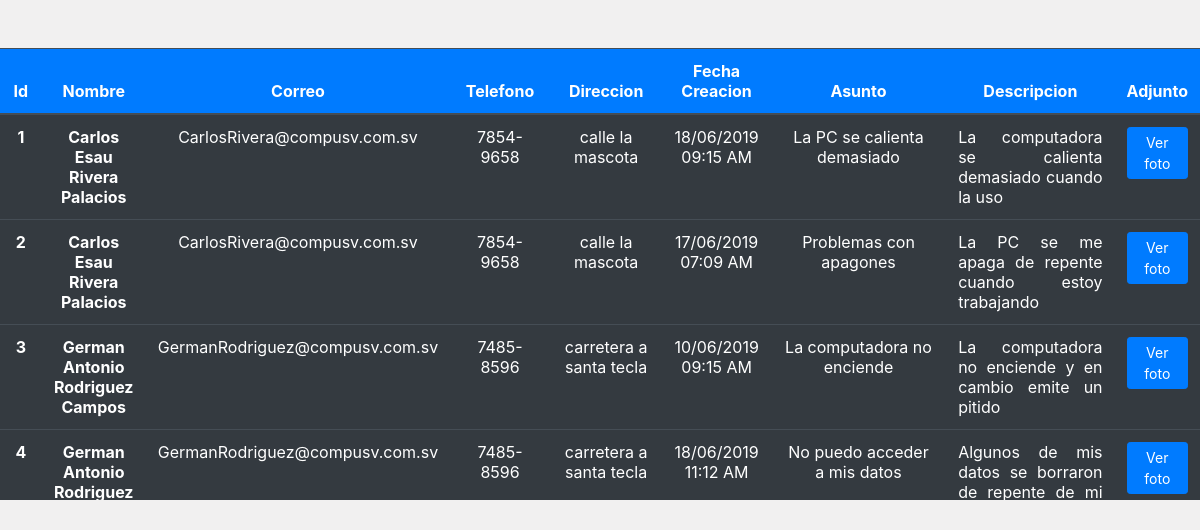
Screenshot of /vistas/indexTickets.php (signed in) with the database file from the repository.
### tables this page shows
CREATE TABLE `ticket` (
  `idTicket` int(11) NOT NULL,
  `fechaCreacion` datetime NOT NULL,
  `asunto` varchar(75) NOT NULL,
  `descripcion` varchar(600) NOT NULL,
  `adjunto` varchar(255) DEFAULT NULL,
  `idCliente` varchar(11) NOT NULL,
  `estado` int(1) NOT NULL
);

CREATE TABLE `cliente` (
  `idCliente` varchar(11) NOT NULL,
  `nombreCompleto` varchar(50) NOT NULL,
  `fechaNac` date NOT NULL,
  `direccion` varchar(75) NOT NULL,
  `telefono` varchar(9) NOT NULL,
  `dui` varchar(10) NOT NULL,
  `userid` int(11) NOT NULL,
  `idDepartamento` int(11) NOT NULL,
  `estado` int(1) NOT NULL
);

### modelos/clsConexion.php (called while the page is built, shortened)
<?php
	class clsConexion{
		private $conexion;
		public function __construct(){
			$this->servidor = "localhost";
			$this->usuario = "root";
			$this->clave = "";
			$this->base = "bdsistema";
			$this->conexion = new mysqli($this->servidor, $this->usuario, $this->clave, $this->base);
			$this->conexion->set_charset("utf8");
		}
		public function ejecutarConsulta($sql){
			$contenedor = $this->conexion->query($sql);
			return $contenedor->fetch_all();
		}
	}
?>

### dao/Ticket.dao.php (called while the page is built, shortened)
<?php
	require_once('../modelos/clsConexion.php');
	class TicketDao{
		public static function listarDatos($tipo,$dato){
			$con = new clsConexion();
			$query = "";
			if($tipo==1){
				$query = "SELECT T.idTicket, C.nombreCompleto, C.telefono, T.fechaCreacion, T.asunto, T.descripcion, T.adjunto, C.direccion FROM ticket AS t INNER JOIN cliente as C WHERE C.idCliente = T.idCliente AND T.estado!='0' ORDER BY T.idTicket ASC ";
			}
			else{
				$query = "SELECT T.idTicket, C.nombreCompleto, C.telefono, T.fechaCreacion, T.asunto, T.descripcion, T.adjunto, C.direccion FROM ticket AS t INNER JOIN cliente as C WHERE C.idCliente = T.idCliente AND T.idCliente='". $dato ."' AND T.estado!='0' ";
			}
			$contenedor = $con->ejecutarConsulta($query);
			return $contenedor;
		}
	}
?>

### vistas/indexTickets.php (the view, shortened to what this page needs)
<?php
	require_once('../dao/Ticket.dao.php');
	require_once "scripts.php";
	$tipo = 1;
	$dato = "";
?>
<!DOCTYPE html>
<html>
<head>
</head>
<body>
	<div class="container-fluid">
		<div class="row">
			<div id="contenedorTabla" class="table-responsive">
				<br><br><table id="dgv" class="table  table-hover table-dark">
					  <thead>
						    <tr class="bg-primary">
							    <th scope="col">Id</th>
							    <th scope="col">Nombre</th>
							    <th scope="col">Correo</th>
							    <th scope="col">Telefono</th>
							    <th scope="col">Direccion</th>
							    <th scope="col">Fecha Creacion</th>
							    <th scope="col">Asunto</th>
							    <th  scope="col">Descripcion</th>
							    <th scope="col">Adjunto</th>
						    </tr>
					  </thead>
					  <tbody id="cuerpoTabla">
						<?php foreach(TicketDao::listarDatos($tipo,$dato) as $fila): ?>
						<?php $nombre  = $fila[1]; $correo = explode(" ", $nombre); $len = count($correo);$salida="";
						if($len==1){$salida=$correo[0]."@compusv.com.sv";}if($len==2){$salida=$correo[0].$correo[1]."@compusv.com.sv";}if($len>=3){$salida=$correo[0].$correo[2]."@compusv.com.sv";}
							$len = strlen($fila[6]); if(is_null($fila[6]) || $len<4)
							{$btn = "<button disabled class='btn btn-sm btn-primary'>Sin foto</button>";}
							else{$btn = "<button id='". $fila[6] ."' class='foto btn btn-sm btn-primary'>Ver foto</button>";}
						?>
							<tr>
								<th style="text-align: center; width: 1%;"><?=$fila[0]?></th>
								<th style="text-align: center; width: 8%;"><?=$fila[1]?></th>
								<td style="text-align: center; width: 8%;"><?= $salida ?></td>
								<td style="text-align: center; width: 17%;"><?=$fila[2]?></td>
								<td style="text-align: center; width: 8%;"><?=$fila[7]?></td>
								<td style="text-align: center; width: 8%;"><?=date("d/m/Y h:i A", strtotime($fila[3])); ?></td>
								<td style="text-align: center; width: 5%;"><?=$fila[4]?></td>
								<td style="text-align: justify; width: 48%;"><?= $fila[5] ?></td>
								<td style="text-align: center; width: 3%;"><?= $btn ?></td>
							</tr>
						<?php endforeach ?>
					  </tbody>
				</table>
			</div>
		</div>
	</div>
</body>
</html>

### vistas/scripts.php (shortened to what this page needs)
<link rel="stylesheet" type="text/css" href="../plugins/bootstrap/bootstrap.min.css">
<link rel="stylesheet" type="text/css" href="../plugins/fontawesome/css/all.min.css">
<link rel="stylesheet" type="text/css" href="../css/sweetalert2.min.css">

### vistas/indexTickets.php (style rules this page uses)
body { background-color: #F1F0F0; }
#contenedorTabla { height: 500px; overflow: scroll; }
#dgv th,td { text-align: center; }

### rows the page displays
ticket: idTicket "1", idCliente.nombreCompleto "Carlos Esau Rivera Palacios", idCliente.nombreCompleto "CarlosRivera@compusv.com.sv", idCliente.telefono "7854-9658", idCliente.direccion "calle la mascota", fechaCreacion "18/06/2019 09:15 AM", asunto "La PC se calienta demasiado", descripcion "La computadora se calienta demasiado cuando la uso"
ticket: idTicket "2", idCliente.nombreCompleto "Carlos Esau Rivera Palacios", idCliente.nombreCompleto "CarlosRivera@compusv.com.sv", idCliente.telefono "7854-9658", idCliente.direccion "calle la mascota", fechaCreacion "17/06/2019 07:09 AM", asunto "Problemas con apagones", descripcion "La PC se me apaga de repente cuando estoy trabajando"
ticket: idTicket "3", idCliente.nombreCompleto "German Antonio Rodriguez Campos", idCliente.nombreCompleto "GermanRodriguez@compusv.com.sv", idCliente.telefono "7485-8596", idCliente.direccion "carretera a santa tecla", fechaCreacion "10/06/2019 09:15 AM", asunto "La computadora no enciende", descripcion "La computadora no enciende y en cambio emite un pitido"
ticket: idTicket "4", idCliente.nombreCompleto "German Antonio Rodriguez…", idCliente.nombreCompleto "GermanRodriguez@compusv.com.sv", idCliente.telefono "7485-8596", idCliente.direccion "carretera a santa tecla", fechaCreacion "18/06/2019 11:12 AM", asunto "No puedo acceder a mis datos", descripcion "Algunos de mis datos se borraron de repente de mi…"
